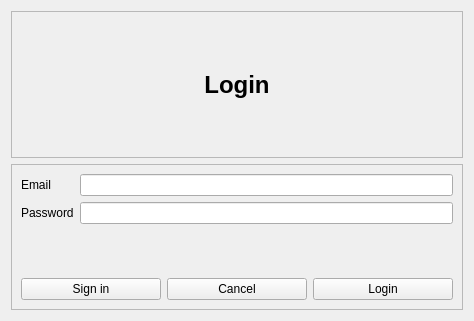
<?xml version="1.0" encoding="UTF-8"?>
<ui version="4.0">
 <class>LoginWidget</class>
 <widget class="QWidget" name="LoginWidget">
  <property name="geometry">
   <rect>
    <x>0</x>
    <y>0</y>
    <width>474</width>
    <height>321</height>
   </rect>
  </property>
  <property name="windowTitle">
   <string>Form</string>
  </property>
  <layout class="QGridLayout" name="gridLayout">
   <item row="1" column="0">
    <widget class="QFrame" name="bottomFrame">
     <property name="contextMenuPolicy">
      <enum>Qt::DefaultContextMenu</enum>
     </property>
     <property name="frameShape">
      <enum>QFrame::StyledPanel</enum>
     </property>
     <property name="frameShadow">
      <enum>QFrame::Raised</enum>
     </property>
     <layout class="QGridLayout" name="gridLayout_2">
      <property name="sizeConstraint">
       <enum>QLayout::SetDefaultConstraint</enum>
      </property>
      <item row="1" column="0">
       <layout class="QHBoxLayout" name="buttonLine">
        <item>
         <widget class="QPushButton" name="SigninButton">
          <property name="text">
           <string>Sign in</string>
          </property>
         </widget>
        </item>
        <item>
         <widget class="QPushButton" name="CancelButton">
          <property name="text">
           <string>Cancel</string>
          </property>
         </widget>
        </item>
        <item>
         <widget class="QPushButton" name="LoginButton">
          <property name="text">
           <string>Login</string>
          </property>
         </widget>
        </item>
       </layout>
      </item>
      <item row="0" column="0">
       <layout class="QFormLayout" name="forms">
        <item row="0" column="0">
         <widget class="QLabel" name="emailLabel">
          <property name="text">
           <string>Email</string>
          </property>
         </widget>
        </item>
        <item row="0" column="1">
         <widget class="QLineEdit" name="emailInput"/>
        </item>
        <item row="1" column="0">
         <widget class="QLabel" name="passwordLabel">
          <property name="text">
           <string>Password</string>
          </property>
         </widget>
        </item>
        <item row="1" column="1">
         <widget class="QLineEdit" name="passwordInput">
          <property name="echoMode">
           <enum>QLineEdit::Password</enum>
          </property>
         </widget>
        </item>
       </layout>
      </item>
     </layout>
    </widget>
   </item>
   <item row="0" column="0">
    <widget class="QFrame" name="topFrame">
     <property name="frameShape">
      <enum>QFrame::StyledPanel</enum>
     </property>
     <property name="frameShadow">
      <enum>QFrame::Raised</enum>
     </property>
     <layout class="QVBoxLayout" name="verticalLayout_2">
      <item>
       <widget class="QLabel" name="Title">
        <property name="font">
         <font>
          <pointsize>18</pointsize>
          <weight>75</weight>
          <bold>true</bold>
         </font>
        </property>
        <property name="text">
         <string>Login</string>
        </property>
        <property name="alignment">
         <set>Qt::AlignCenter</set>
        </property>
       </widget>
      </item>
     </layout>
    </widget>
   </item>
  </layout>
 </widget>
 <resources/>
 <connections>
  <connection>
   <sender>SigninButton</sender>
   <signal>clicked()</signal>
   <receiver>LoginWidget</receiver>
   <slot>SigninButtonClicked()</slot>
   <hints>
    <hint type="sourcelabel">
     <x>90</x>
     <y>271</y>
    </hint>
    <hint type="destinationlabel">
     <x>236</x>
     <y>160</y>
    </hint>
   </hints>
  </connection>
  <connection>
   <sender>LoginButton</sender>
   <signal>clicked()</signal>
   <receiver>LoginWidget</receiver>
   <slot>LoginButtonClicked()</slot>
   <hints>
    <hint type="sourcelabel">
     <x>383</x>
     <y>271</y>
    </hint>
    <hint type="destinationlabel">
     <x>236</x>
     <y>160</y>
    </hint>
   </hints>
  </connection>
  <connection>
   <sender>CancelButton</sender>
   <signal>clicked()</signal>
   <receiver>LoginWidget</receiver>
   <slot>CancelButtonClicked()</slot>
   <hints>
    <hint type="sourcelabel">
     <x>236</x>
     <y>271</y>
    </hint>
    <hint type="destinationlabel">
     <x>236</x>
     <y>160</y>
    </hint>
   </hints>
  </connection>
 </connections>
</ui>
